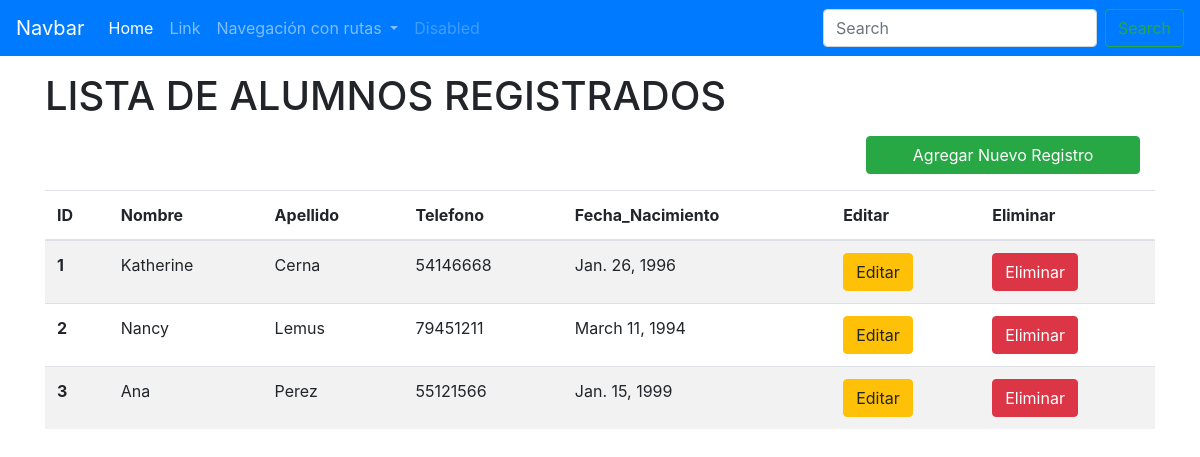
The app's page /listarAlumnos/ with its own data.
### Models/Alumno/models.py (models this page shows)
class Alumno(models.Model):
    nombre = models.CharField(max_length=75)
    apellido = models.CharField(max_length=75)
    telefono = models.CharField(max_length=12)
    fecha_nacimiento = models.DateField()
    codigo = models.IntegerField()

### Models/Alumno/views.py (the view)
# urls.py: path('listarAlumnos/', FormularioAlumnoView.listar_alumnos, name='listarAlumnos'),
    def listar_alumnos(request):
        alumnos = Alumno.objects.all()
        return render(request, "ListaAlumnos.html", {"alumnos": alumnos})

### templates/ListaAlumnos.html (shortened to what this page needs)
{% extends 'index.html' %}
{% block content %}
    <h1>LISTA DE ALUMNOS REGISTRADOS</h1>
    <div class="row col-12 justify-content-end mb-2 pr-0">
        <a class="btn btn-success col-md-3" href="{% url 'registrarAlumno' %}">Agregar Nuevo Registro</a>
    </div>
    <table class="table table-striped">
    <thead>
    <tr>
      <th scope="col">ID</th>
      <th scope="col">Nombre</th>
      <th scope="col">Apellido</th>
      <th scope="col">Telefono</th>
      <th scope="col">Fecha_Nacimiento</th>
      <th scope="col">Editar</th>
      <th scope="col">Eliminar</th>
    </tr>
          </thead>
          <tbody>
          {% for alumno in alumnos %}
              <tr>
              <th scope="row">{{alumno.id }}</th>
              <td>{{alumno.nombre }}</td>
              <td>{{alumno.apellido }}</td>
              <td>{{alumno.telefono }}</td>
              <td>{{alumno.fecha_nacimiento }}</td>
              <td><a class="btn btn-warning" href="#">Editar </a></td>
              <td><a class="btn btn-danger" href="#">Eliminar </a></td>
              </tr>
          {% endfor %}
          </tbody>
        </table>
{% endblock %}

### templates/Index.html (shortened to what this page needs)
<!DOCTYPE html>
<html lang="en">
<head>
    <link rel="stylesheet" href="https://cdn.jsdelivr.net/npm/bootstrap@4.6.0/dist/css/bootstrap.min.css">
</head>
<body>
<nav class="navbar navbar-expand-lg navbar-dark bg-primary">
      <a class="navbar-brand" href="#">Navbar</a>
      <div class="collapse navbar-collapse" id="navbarSupportedContent">
        <ul class="navbar-nav mr-auto">
          <li class="nav-item active">
            <a class="nav-link" href="{% url 'home' %}">Home <span class="sr-only">(current)</span></a>
          </li>
          <li class="nav-item">
            <a class="nav-link" href="#">Link</a>
          </li>
          <li class="nav-item dropdown">
            <a class="nav-link dropdown-toggle" href="#" id="navbarDropdown" role="button" data-toggle="dropdown" aria-haspopup="true" aria-expanded="false">
              Navegación con rutas
            </a>
          </li>
          <li class="nav-item">
            <a class="nav-link disabled" href="#" tabindex="-1" aria-disabled="true">Disabled</a>
          </li>
        </ul>
        <form class="form-inline my-2 my-lg-0">
          <input class="form-control mr-sm-2" type="search" placeholder="Search" aria-label="Search">
          <button class="btn btn-outline-success my-2 my-sm-0" type="submit">Search</button>
        </form>
      </div>
    </nav>
    <div class="content container">
         {% block content %}
        {% endblock %}
    </div>
</body>
</html>

### records on screen
Alumno: id "1", nombre "Katherine", apellido "Cerna", telefono "54146668", fecha_nacimiento "Jan. 26, 1996"
Alumno: id "2", nombre "Nancy", apellido "Lemus", telefono "79451211", fecha_nacimiento "March 11, 1994"
Alumno: id "3", nombre "Ana", apellido "Perez", telefono "55121566", fecha_nacimiento "Jan. 15, 1999"
